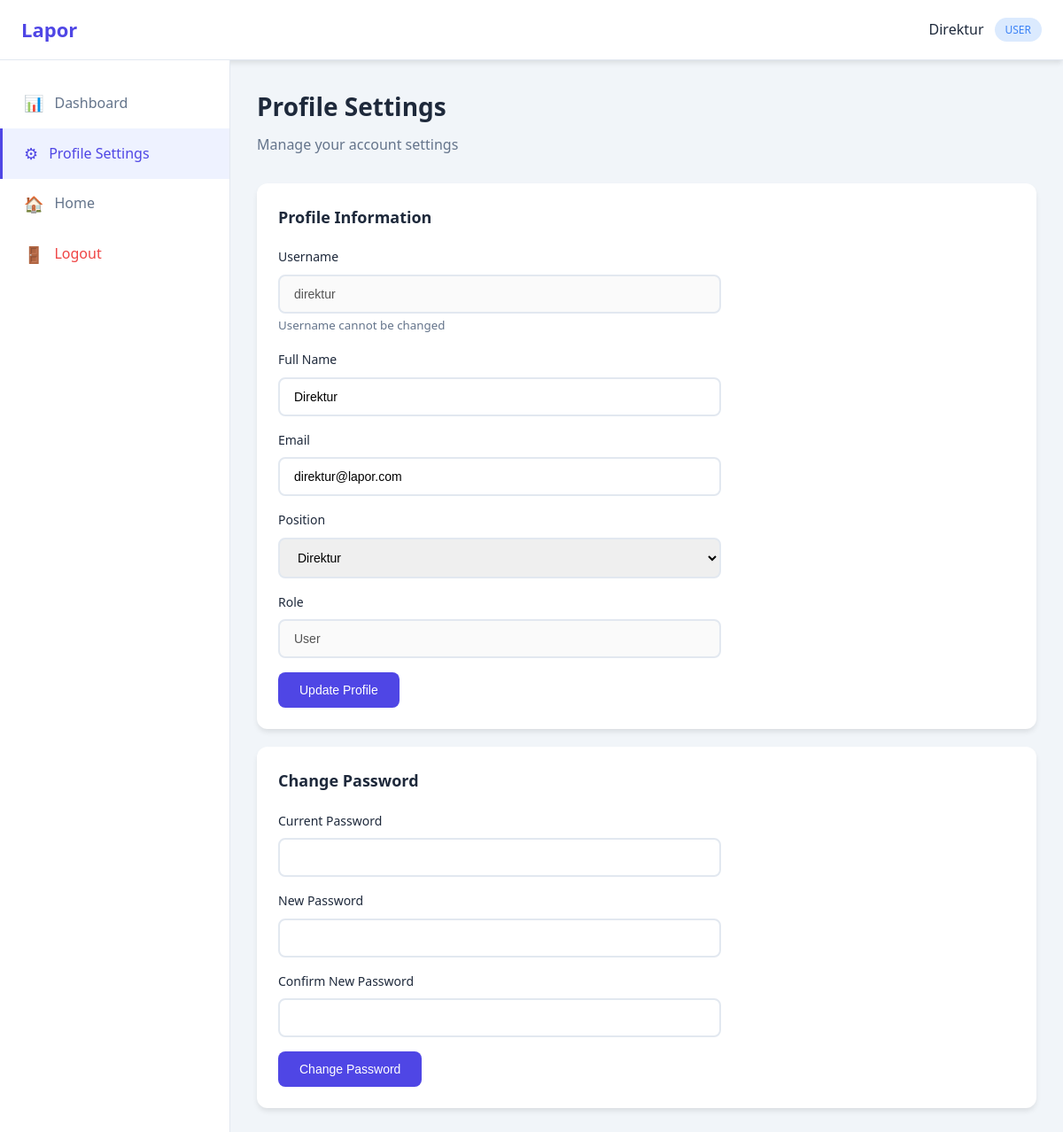
/user/profile.php (signed in), run on the app's committed database.
### tables this page shows
CREATE TABLE IF NOT EXISTS users (
    id INT AUTO_INCREMENT PRIMARY KEY,
    username VARCHAR(50) UNIQUE NOT NULL,
    password VARCHAR(255) NOT NULL,
    email VARCHAR(100) UNIQUE NOT NULL,
    full_name VARCHAR(100) NOT NULL,
    position ENUM('staff', 'kepala_divisi', 'manager', 'direktur', 'kepala_perusahaan') DEFAULT 'staff',
    role ENUM('admin', 'user') DEFAULT 'user',
    status ENUM('active', 'inactive') DEFAULT 'active',
    created_at TIMESTAMP DEFAULT CURRENT_TIMESTAMP,
    updated_at TIMESTAMP DEFAULT CURRENT_TIMESTAMP ON UPDATE CURRENT_TIMESTAMP
);

### user/profile.php (the view, shortened to what this page needs)
<?php
$conn = getDbConnection();
$stmt = $conn->prepare("SELECT * FROM users WHERE id = ?");
$stmt->bind_param("i", $_SESSION['user_id']);
$stmt->execute();
$user = $stmt->get_result()->fetch_assoc();
?>
<!DOCTYPE html>
<html lang="en">
<head>
    <link rel="stylesheet" href="../assets/css/style.css">
</head>
<body class="dashboard-page">
    <header class="admin-header">
        <div class="header-left">
            <h2 class="logo">Lapor</h2>
        </div>
        <div class="header-right">
            <span class="user-info">
                <?php echo htmlspecialchars($_SESSION['full_name']); ?>
                <span class="badge badge-user"><?php echo ucfirst($_SESSION['role']); ?></span>
            </span>
        </div>
    </header>
    <div class="dashboard-container">
        <aside class="sidebar">
            <nav class="sidebar-nav">
                <a href="dashboard.php" class="nav-item">
                    <span class="nav-icon">📊</span>
                    <span>Dashboard</span>
                </a>
                <a href="profile.php" class="nav-item active">
                    <span class="nav-icon">⚙</span>
                    <span>Profile Settings</span>
                </a>
                <a href="../index.php" class="nav-item">
                    <span class="nav-icon">🏠</span>
                    <span>Home</span>
                </a>
                <a href="../auth/logout.php" class="nav-item nav-logout">
                    <span class="nav-icon">🚪</span>
                    <span>Logout</span>
                </a>
            </nav>
        </aside>
        <main class="dashboard-main">
            <div class="page-header">
                <h1>Profile Settings</h1>
                <p>Manage your account settings</p>
            </div>
            <div class="dashboard-section">
                <h2>Profile Information</h2>
                <form method="POST" class="modal-form" style="max-width: 500px;">
                    <div class="form-group">
                        <label>Username</label>
                        <input type="text" value="<?php echo htmlspecialchars($user['username']); ?>" disabled>
                        <small style="color: var(--text-secondary);">Username cannot be changed</small>
                    </div>
                    <div class="form-group">
                        <label>Full Name</label>
                        <input type="text" name="full_name" value="<?php echo htmlspecialchars($user['full_name']); ?>" required>
                    </div>
                    <div class="form-group">
                        <label>Email</label>
                        <input type="email" name="email" value="<?php echo htmlspecialchars($user['email']); ?>" required>
                    </div>
                    <div class="form-group">
                        <label>Position</label>
                        <select name="position" required>
                            <option value="direktur" <?php echo $user['position'] === 'direktur' ? 'selected' : ''; ?>>Direktur</option>
                        </select>
                    </div>
                    <div class="form-group">
                        <label>Role</label>
                        <input type="text" value="<?php echo ucfirst($user['role']); ?>" disabled>
                    </div>
                    <button type="submit" class="btn btn-primary">Update Profile</button>
                </form>
            </div>
            <div class="dashboard-section">
                <h2>Change Password</h2>
                <form method="POST" class="modal-form" style="max-width: 500px;">
                    <div class="form-group">
                        <label>Current Password</label>
                        <input type="password" name="current_password" required>
                    </div>
                    <div class="form-group">
                        <label>New Password</label>
                        <input type="password" name="new_password" required>
                    </div>
                    <div class="form-group">
                        <label>Confirm New Password</label>
                        <input type="password" name="confirm_password" required>
                    </div>
                    <button type="submit" class="btn btn-primary">Change Password</button>
                </form>
            </div>
        </main>
    </div>
</body>
</html>

### assets/css/style.css (style rules this page uses)
* { margin: 0; padding: 0; box-sizing: border-box; }
:root { --primary-color: #4f46e5; --primary-dark: #4338ca; --secondary-color: #64748b; --success-color: #22c55e; --warning-color: #f59e0b; --danger-color: #ef4444; --info-color: #3b82f6; --bg-color: #f1f5f9; --card-bg: #ffffff; --text-primary: #1e293b; --text-secondary: #64748b; --border-color: #e2e8f0; --shadow: 0 4px 6px -1px rgba(0, 0, 0, 0.1); --shadow-lg: 0 10px 15px -3px rgba(0, 0, 0, 0.1); }
body { font-family: 'Segoe UI', Tahoma, Geneva, Verdana, sans-serif; background-color: var(--bg-color); color: var(--text-primary); line-height: 1.6; }
.form-group { margin-bottom: 20px; }
.form-group label { display: block; margin-bottom: 8px; font-weight: 500; color: var(--text-primary); font-size: 14px; }
.form-group input, .form-group select { width: 100%; padding: 12px 16px; border: 2px solid var(--border-color); border-radius: 8px; font-size: 14px; transition: border-color 0.3s, box-shadow 0.3s; }
.btn { padding: 12px 24px; border: none; border-radius: 8px; font-size: 14px; font-weight: 500; cursor: pointer; transition: all 0.3s; text-decoration: none; display: inline-block; text-align: center; }
.btn-primary { background-color: var(--primary-color); color: white; }
.dashboard-page { min-height: 100vh; }
.admin-header { background: var(--card-bg); padding: 16px 24px; display: flex; justify-content: space-between; align-items: center; border-bottom: 1px solid var(--border-color); box-shadow: var(--shadow); }
.header-left .logo { color: var(--primary-color); font-size: 22px; }
.user-info { display: flex; align-items: center; gap: 12px; font-weight: 500; }
.badge { padding: 4px 12px; border-radius: 20px; font-size: 12px; font-weight: 500; text-transform: uppercase; }
.badge-user { background-color: #dbeafe; color: var(--info-color); }
.dashboard-container { display: flex; min-height: calc(100vh - 65px); }
.sidebar { width: 260px; background: var(--card-bg); border-right: 1px solid var(--border-color); padding: 20px 0; }
.sidebar-nav { display: flex; flex-direction: column; }
.nav-item { display: flex; align-items: center; gap: 12px; padding: 14px 24px; color: var(--text-secondary); text-decoration: none; transition: all 0.3s; border-left: 3px solid transparent; }
.nav-item.active { background-color: #eef2ff; color: var(--primary-color); border-left-color: var(--primary-color); }
.nav-item.nav-logout { color: var(--danger-color); margin-top: auto; }
.nav-icon { font-size: 18px; }
.dashboard-main { flex: 1; padding: 30px; overflow-y: auto; }
.page-header { margin-bottom: 30px; }
.page-header h1 { font-size: 28px; margin-bottom: 8px; }
.page-header p { color: var(--text-secondary); }
.dashboard-section { background: var(--card-bg); border-radius: 12px; padding: 24px; box-shadow: var(--shadow); margin-bottom: 20px; }
.dashboard-section h2 { font-size: 18px; margin-bottom: 20px; color: var(--text-primary); }
.modal-form .form-group { margin-bottom: 16px; }

### data on the page
users: username "direktur", full_name "Direktur", email "direktur@lapor.com", position "Direktur", role "User"

### other printed values
$_SESSION['full_name'] "Direktur"
$_SESSION['role'] "USER"
